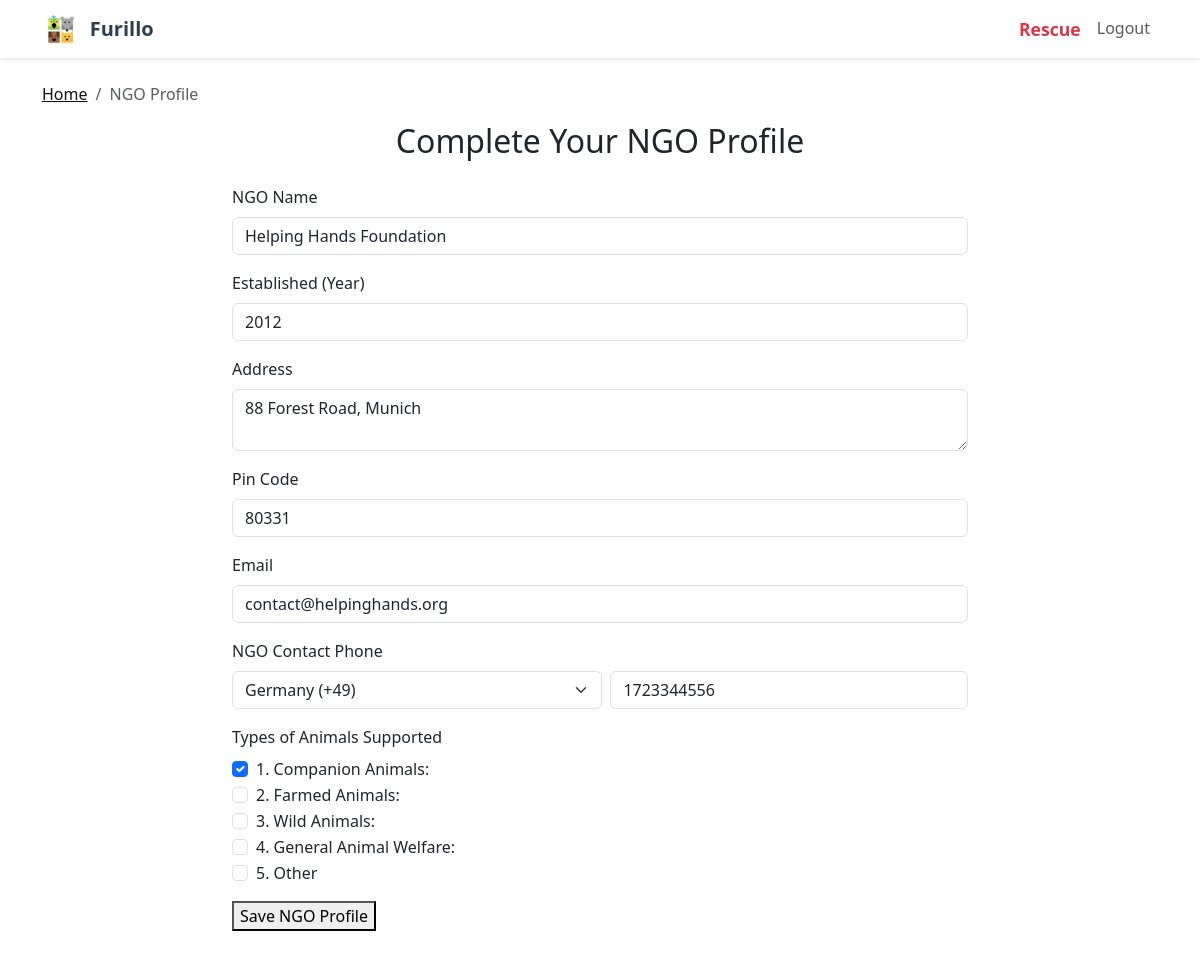
Page /ngo/profile (signed in) on the committed database.
### models.py (models this page shows)
class User(UserMixin, db.Model):
    id = db.Column(db.Integer, primary_key=True)
    username = db.Column(db.String(80), unique=True, nullable=False)
    email = db.Column(db.String(120), unique=True, nullable=False)
    password_hash = db.Column(db.String(128), nullable=False)
    user_type = db.Column(db.String(10), nullable=False)  # 'user', 'ngo', or 'admin'
    is_profile_complete = db.Column(db.Boolean, default=False)
    full_name = db.Column(db.String(100))
    nickname = db.Column(db.String(50))
    age = db.Column(db.Integer)
    dob = db.Column(db.String(20))
    address = db.Column(db.String(200))
    pin_code = db.Column(db.String(10))
    phone = db.Column(db.String(20))
    ngo_name = db.Column(db.String(100))
    ngo_established = db.Column(db.String(10))
    ngo_occupancy = db.Column(db.Integer)
    ngo_contact = db.Column(db.String(20))
    ngo_types_animals = db.Column(db.String(200))
    pets = db.relationship('Pet', backref='owner', lazy=True)

### app.py (the view, shortened to what this page needs)
@app.route('/ngo/profile', methods=['GET', 'POST'])
@login_required
def ngo_profile():
    if current_user.user_type != 'ngo':
        flash("Access denied.", "danger")
        return redirect_to_dashboard()
    return render_template('ngo_profile.html', ngo=current_user)

### app.py (called while the page is built)
@login_manager.user_loader
def load_user(user_id):
    return User.query.get(int(user_id))

@app.before_request
def create_tables_once():
    if not hasattr(app, 'tables_created'):
        os.makedirs(os.path.join(basedir, 'instance'), exist_ok=True)
        with app.app_context():
            db.create_all()
            if not User.query.filter_by(user_type='admin').first():
                admin = User(
                    username='admin',
                    email='admin@furillo.com',
                    password_hash=generate_password_hash('admin123'),
                    user_type='admin',
                    is_profile_complete=True,
                    full_name='Admin User'
                )
                db.session.add(admin)
                db.session.commit()
        app.tables_created = True

@app.context_processor
def inject_now():
    return {'now': datetime.now}

### templates/ngo_profile.html (shortened to what this page needs)
{% extends 'base.html' %}
{% block breadcrumbs %}
<nav aria-label="breadcrumb">
  <ol class="breadcrumb my-3">
    <li class="breadcrumb-item"><a href="{{ url_for('about') }}" style="color: #111;">Home</a></li>
    <li class="breadcrumb-item active" aria-current="page">NGO Profile</li>
  </ol>
</nav>
{% endblock %}
{% block content %}
<div class="row justify-content-center">
  <div class="col-md-8 col-sm-10">
    <h2 class="mb-4 text-center">Complete Your NGO Profile</h2>
    <form method="POST" novalidate>
      <div class="mb-3">
        <label for="ngo_name" class="form-label">NGO Name</label>
        <input
          type="text"
          name="ngo_name"
          id="ngo_name"
          class="form-control"
          value="{{ ngo.ngo_name or '' }}"
          required
        />
      </div>
      <div class="mb-3">
        <label for="ngo_established" class="form-label">Established (Year)</label>
        <input
          type="text"
          name="ngo_established"
          id="ngo_established"
          class="form-control"
          value="{{ ngo.ngo_established or '' }}"
          required
        />
      </div>
      <div class="mb-3">
        <label for="address" class="form-label">Address</label>
        <textarea
          name="address"
          id="address"
          class="form-control"
          rows="2"
          required>{{ ngo.address or '' }}</textarea>
      </div>
      <div class="mb-3">
        <label for="pin_code" class="form-label">Pin Code</label>
        <input
          type="text"
          name="pin_code"
          id="pin_code"
          class="form-control"
          value="{{ ngo.pin_code or '' }}"
          required
        />
      </div>
      <div class="mb-3">
        <label for="email" class="form-label">Email</label>
        <input
          type="email"
          name="email"
          id="email"
          class="form-control"
          value="{{ ngo.email or '' }}"
          required
        />
      </div>
      <div class="mb-3">
        <label class="form-label">NGO Contact Phone</label>
        <div class="d-flex">
          <select name="ngo_country_code" class="form-select me-2" required>
            <option value="+49" selected>Germany (+49)</option>
          </select>
          <input
            type="tel"
            name="ngo_contact"
            id="ngo_contact"
            class="form-control"
            value="{{ ngo.ngo_contact or '' }}"
            required
            placeholder="Phone number"
            pattern="\d{7,15}"
          />
        </div>
      </div>
      <div class="mb-3">
        <label class="form-label">Types of Animals Supported</label>
        <div id="animal-types-group">
          <div class="form-check">
            <input class="form-check-input" type="checkbox" name="ngo_types_animals" id="companion_animals" value="Companion Animals:" {% if 'Companion Animals:' in (ngo.ngo_types_animals or '') %}checked{% endif %}>
            <label class="form-check-label" for="companion_animals">1. Companion Animals:</label>
          </div>
          <div class="form-check">
            <input class="form-check-input" type="checkbox" name="ngo_types_animals" id="farmed_animals" value="Farmed Animals:" {% if 'Farmed Animals:' in (ngo.ngo_types_animals or '') %}checked{% endif %}>
            <label class="form-check-label" for="farmed_animals">2. Farmed Animals:</label>
          </div>
          <div class="form-check">
            <input class="form-check-input" type="checkbox" name="ngo_types_animals" id="wild_animals" value="Wild Animals:" {% if 'Wild Animals:' in (ngo.ngo_types_animals or '') %}checked{% endif %}>
            <label class="form-check-label" for="wild_animals">3. Wild Animals:</label>
          </div>
          <div class="form-check">
            <input class="form-check-input" type="checkbox" name="ngo_types_animals" id="general_animal_welfare" value="General Animal Welfare:" {% if 'General Animal Welfare:' in (ngo.ngo_types_animals or '') %}checked{% endif %}>
            <label class="form-check-label" for="general_animal_welfare">4. General Animal Welfare:</label>
          </div>
          <div class="form-check">
            <input class="form-check-input" type="checkbox" name="ngo_types_animals" id="other_animals" value="Other" {% if 'Other' in (ngo.ngo_types_animals or '') %}checked{% endif %}>
            <label class="form-check-label" for="other_animals">5. Other</label>
          </div>
        </div>
      </div>
      <button type="submit" class=" btn-primary">Save NGO Profile</button>
    </form>
  </div>
</div>
{% endblock %}

### rows in the picture
User: ngo_name "Helping Hands Foundation", ngo_established "2012", address "88 Forest Road, Munich", pin_code "80331", email "contact@helpinghands.org", ngo_contact "1723344556", ngo_types_animals "☑"
